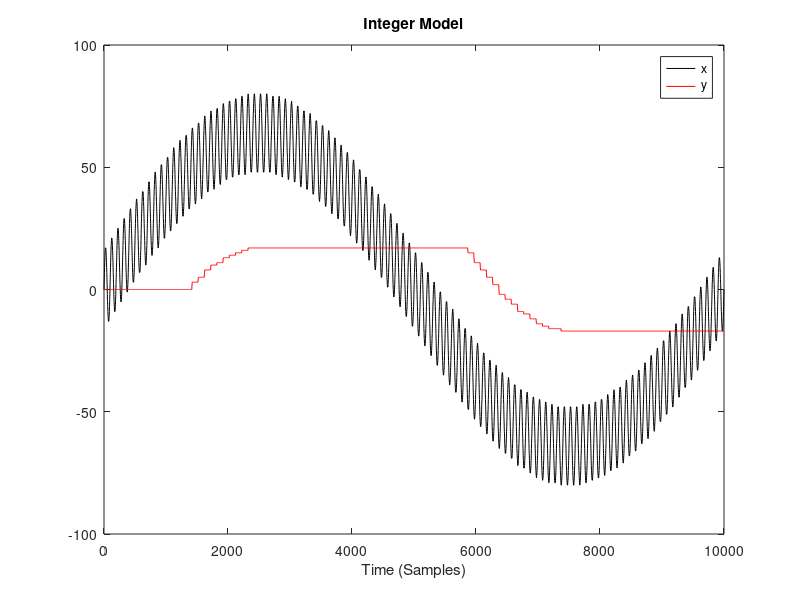

The MATLAB script that drew this image:
clear

% filter parameter:
a = 1/128;

% Discrete time steps:
m = 0:10000;

% Parameters for two superimposed sinusoids:
A1 = 64;     % high-amplitude
f1 = 0.0001; % low-freq

A2 = 16;   % low-amplitude
f2 = 0.01; % high-freq

x = round(A1*sin(2*pi*f1*m) + A2*sin(2*pi*f2*m));

y(1) = 0;

for m_idx = 1:(numel(m)-1)
    y(m_idx+1) = round(y(m_idx) + a*(x(m_idx+1) - y(m_idx)))  ;
end

figure(1)
plot(m,x,'k',m,y,'r')
legend('x','y')

    title('Integer Model')
  xlabel('Time (Samples)')
